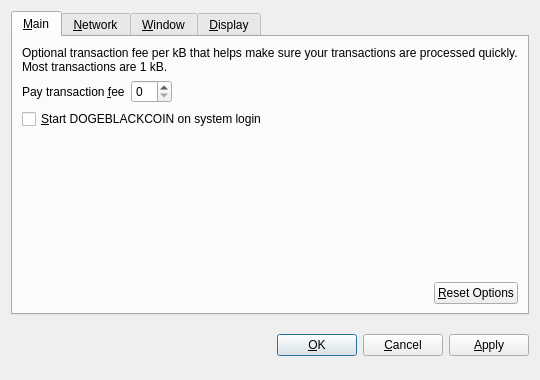
<?xml version="1.0" encoding="UTF-8"?>
<ui version="4.0">
 <class>OptionsDialog</class>
 <widget class="QDialog" name="OptionsDialog">
  <property name="geometry">
   <rect>
    <x>0</x>
    <y>0</y>
    <width>540</width>
    <height>380</height>
   </rect>
  </property>
  <property name="windowTitle">
   <string>Options</string>
  </property>
  <property name="modal">
   <bool>true</bool>
  </property>
  <layout class="QVBoxLayout" name="verticalLayout">
   <item>
    <widget class="QTabWidget" name="tabWidget">
     <property name="tabPosition">
      <enum>QTabWidget::North</enum>
     </property>
     <property name="currentIndex">
      <number>0</number>
     </property>
     <widget class="QWidget" name="tabMain">
      <attribute name="title">
       <string>&amp;Main</string>
      </attribute>
      <layout class="QVBoxLayout" name="verticalLayout_Main">
       <item>
        <widget class="QLabel" name="transactionFeeInfoLabel">
         <property name="text">
          <string>Optional transaction fee per kB that helps make sure your transactions are processed quickly. Most transactions are 1 kB.</string>
         </property>
         <property name="textFormat">
          <enum>Qt::PlainText</enum>
         </property>
         <property name="wordWrap">
          <bool>true</bool>
         </property>
        </widget>
       </item>
       <item>
        <layout class="QHBoxLayout" name="horizontalLayout_1_Main">
         <item>
          <widget class="QLabel" name="transactionFeeLabel">
           <property name="text">
            <string>Pay transaction &amp;fee</string>
           </property>
           <property name="textFormat">
            <enum>Qt::PlainText</enum>
           </property>
           <property name="buddy">
            <cstring>transactionFee</cstring>
           </property>
          </widget>
         </item>
         <item>
          <widget class="BitcoinAmountField" name="transactionFee"/>
         </item>
         <item>
          <spacer name="horizontalSpacer_1_Main">
           <property name="orientation">
            <enum>Qt::Horizontal</enum>
           </property>
           <property name="sizeHint" stdset="0">
            <size>
             <width>40</width>
             <height>20</height>
            </size>
           </property>
          </spacer>
         </item>
        </layout>
       </item>
       <item>
        <widget class="QCheckBox" name="bitcoinAtStartup">
         <property name="toolTip">
          <string>Automatically start DOGEBLACKCOIN after logging in to the system.</string>
         </property>
         <property name="text">
          <string>&amp;Start DOGEBLACKCOIN on system login</string>
         </property>
        </widget>
       </item>
       <item>
        <spacer name="verticalSpacer_Main">
         <property name="orientation">
          <enum>Qt::Vertical</enum>
         </property>
         <property name="sizeHint" stdset="0">
          <size>
           <width>20</width>
           <height>40</height>
          </size>
         </property>
        </spacer>
       </item>
       <item>
        <layout class="QHBoxLayout" name="horizontalLayout_2_Main">
         <item>
          <spacer name="horizontalSpacer_2_Main">
           <property name="orientation">
            <enum>Qt::Horizontal</enum>
           </property>
           <property name="sizeHint" stdset="0">
            <size>
             <width>40</width>
             <height>20</height>
            </size>
           </property>
          </spacer>
         </item>
         <item>
          <widget class="QPushButton" name="resetButton">
           <property name="toolTip">
            <string>Reset all client options to default.</string>
           </property>
           <property name="text">
            <string>&amp;Reset Options</string>
           </property>
           <property name="autoDefault">
            <bool>false</bool>
           </property>
          </widget>
         </item>
        </layout>
       </item>
      </layout>
     </widget>
     <widget class="QWidget" name="tabNetwork">
      <attribute name="title">
       <string>&amp;Network</string>
      </attribute>
      <layout class="QVBoxLayout" name="verticalLayout_Network">
       <item>
        <widget class="QCheckBox" name="mapPortUpnp">
         <property name="toolTip">
          <string>Automatically open the DOGEBLACKCOIN client port on the router. This only works when your router supports UPnP and it is enabled.</string>
         </property>
         <property name="text">
          <string>Map port using &amp;UPnP</string>
         </property>
        </widget>
       </item>
       <item>
        <widget class="QCheckBox" name="connectSocks">
         <property name="toolTip">
          <string>Connect to the DOGEBLACKCOIN network through a SOCKS proxy (e.g. when connecting through Tor).</string>
         </property>
         <property name="text">
          <string>&amp;Connect through SOCKS proxy:</string>
         </property>
        </widget>
       </item>
       <item>
        <layout class="QHBoxLayout" name="horizontalLayout_Network">
         <item>
          <widget class="QLabel" name="proxyIpLabel">
           <property name="text">
            <string>Proxy &amp;IP:</string>
           </property>
           <property name="textFormat">
            <enum>Qt::PlainText</enum>
           </property>
           <property name="buddy">
            <cstring>proxyIp</cstring>
           </property>
          </widget>
         </item>
         <item>
          <widget class="QValidatedLineEdit" name="proxyIp">
           <property name="maximumSize">
            <size>
             <width>140</width>
             <height>16777215</height>
            </size>
           </property>
           <property name="toolTip">
            <string>IP address of the proxy (e.g. 127.0.0.1)</string>
           </property>
          </widget>
         </item>
         <item>
          <widget class="QLabel" name="proxyPortLabel">
           <property name="text">
            <string>&amp;Port:</string>
           </property>
           <property name="textFormat">
            <enum>Qt::PlainText</enum>
           </property>
           <property name="buddy">
            <cstring>proxyPort</cstring>
           </property>
          </widget>
         </item>
         <item>
          <widget class="QLineEdit" name="proxyPort">
           <property name="maximumSize">
            <size>
             <width>55</width>
             <height>16777215</height>
            </size>
           </property>
           <property name="toolTip">
            <string>Port of the proxy (e.g. 9050)</string>
           </property>
          </widget>
         </item>
         <item>
          <widget class="QLabel" name="socksVersionLabel">
           <property name="text">
            <string>SOCKS &amp;Version:</string>
           </property>
           <property name="textFormat">
            <enum>Qt::PlainText</enum>
           </property>
           <property name="buddy">
            <cstring>socksVersion</cstring>
           </property>
          </widget>
         </item>
         <item>
          <widget class="QValueComboBox" name="socksVersion">
           <property name="toolTip">
            <string>SOCKS version of the proxy (e.g. 5)</string>
           </property>
          </widget>
         </item>
         <item>
          <spacer name="horizontalSpacer_Network">
           <property name="orientation">
            <enum>Qt::Horizontal</enum>
           </property>
           <property name="sizeHint" stdset="0">
            <size>
             <width>40</width>
             <height>20</height>
            </size>
           </property>
          </spacer>
         </item>
        </layout>
       </item>
       <item>
        <spacer name="verticalSpacer_Network">
         <property name="orientation">
          <enum>Qt::Vertical</enum>
         </property>
         <property name="sizeHint" stdset="0">
          <size>
           <width>20</width>
           <height>40</height>
          </size>
         </property>
        </spacer>
       </item>
      </layout>
     </widget>
     <widget class="QWidget" name="tabWindow">
      <attribute name="title">
       <string>&amp;Window</string>
      </attribute>
      <layout class="QVBoxLayout" name="verticalLayout_Window">
       <item>
        <widget class="QCheckBox" name="minimizeToTray">
         <property name="toolTip">
          <string>Show only a tray icon after minimizing the window.</string>
         </property>
         <property name="text">
          <string>&amp;Minimize to the tray instead of the taskbar</string>
         </property>
        </widget>
       </item>
       <item>
        <widget class="QCheckBox" name="minimizeOnClose">
         <property name="toolTip">
          <string>Minimize instead of exit the application when the window is closed. When this option is enabled, the application will be closed only after selecting Quit in the menu.</string>
         </property>
         <property name="text">
          <string>M&amp;inimize on close</string>
         </property>
        </widget>
       </item>
       <item>
        <spacer name="verticalSpacer_Window">
         <property name="orientation">
          <enum>Qt::Vertical</enum>
         </property>
         <property name="sizeHint" stdset="0">
          <size>
           <width>20</width>
           <height>40</height>
          </size>
         </property>
        </spacer>
       </item>
      </layout>
     </widget>
     <widget class="QWidget" name="tabDisplay">
      <attribute name="title">
       <string>&amp;Display</string>
      </attribute>
      <layout class="QVBoxLayout" name="verticalLayout_Display">
       <item>
        <layout class="QHBoxLayout" name="horizontalLayout_1_Display">
         <item>
          <widget class="QLabel" name="langLabel">
           <property name="text">
            <string>User Interface &amp;language:</string>
           </property>
           <property name="textFormat">
            <enum>Qt::PlainText</enum>
           </property>
           <property name="buddy">
            <cstring>lang</cstring>
           </property>
          </widget>
         </item>
         <item>
          <widget class="QValueComboBox" name="lang">
           <property name="toolTip">
            <string>The user interface language can be set here. This setting will take effect after restarting DOGEBLACKCOIN.</string>
           </property>
          </widget>
         </item>
        </layout>
       </item>
       <item>
        <layout class="QHBoxLayout" name="horizontalLayout_2_Display">
         <item>
          <widget class="QLabel" name="unitLabel">
           <property name="text">
            <string>&amp;Unit to show amounts in:</string>
           </property>
           <property name="textFormat">
            <enum>Qt::PlainText</enum>
           </property>
           <property name="buddy">
            <cstring>unit</cstring>
           </property>
          </widget>
         </item>
         <item>
          <widget class="QValueComboBox" name="unit">
           <property name="toolTip">
            <string>Choose the default subdivision unit to show in the interface and when sending coins.</string>
           </property>
          </widget>
         </item>
        </layout>
       </item>
       <item>
        <widget class="QCheckBox" name="displayAddresses">
         <property name="toolTip">
          <string>Whether to show DOGEBLACKCOIN addresses in the transaction list or not.</string>
         </property>
         <property name="text">
          <string>&amp;Display addresses in transaction list</string>
         </property>
        </widget>
       </item>
       <item>
        <spacer name="verticalSpacer_Display">
         <property name="orientation">
          <enum>Qt::Vertical</enum>
         </property>
         <property name="sizeHint" stdset="0">
          <size>
           <width>20</width>
           <height>40</height>
          </size>
         </property>
        </spacer>
       </item>
      </layout>
     </widget>
    </widget>
   </item>
   <item>
    <layout class="QHBoxLayout" name="horizontalLayout_Buttons">
     <item>
      <spacer name="horizontalSpacer_1">
       <property name="orientation">
        <enum>Qt::Horizontal</enum>
       </property>
       <property name="sizeHint" stdset="0">
        <size>
         <width>40</width>
         <height>48</height>
        </size>
       </property>
      </spacer>
     </item>
     <item>
      <widget class="QLabel" name="statusLabel">
       <property name="font">
        <font>
         <weight>75</weight>
         <bold>true</bold>
        </font>
       </property>
       <property name="text">
        <string/>
       </property>
       <property name="textFormat">
        <enum>Qt::PlainText</enum>
       </property>
       <property name="wordWrap">
        <bool>true</bool>
       </property>
      </widget>
     </item>
     <item>
      <spacer name="horizontalSpacer_2">
       <property name="orientation">
        <enum>Qt::Horizontal</enum>
       </property>
       <property name="sizeHint" stdset="0">
        <size>
         <width>40</width>
         <height>48</height>
        </size>
       </property>
      </spacer>
     </item>
     <item>
      <widget class="QPushButton" name="okButton">
       <property name="text">
        <string>&amp;OK</string>
       </property>
      </widget>
     </item>
     <item>
      <widget class="QPushButton" name="cancelButton">
       <property name="text">
        <string>&amp;Cancel</string>
       </property>
       <property name="autoDefault">
        <bool>false</bool>
       </property>
      </widget>
     </item>
     <item>
      <widget class="QPushButton" name="applyButton">
       <property name="text">
        <string>&amp;Apply</string>
       </property>
       <property name="autoDefault">
        <bool>false</bool>
       </property>
      </widget>
     </item>
    </layout>
   </item>
  </layout>
 </widget>
 <customwidgets>
  <customwidget>
   <class>BitcoinAmountField</class>
   <extends>QSpinBox</extends>
   <header>bitcoinamountfield.h</header>
  </customwidget>
  <customwidget>
   <class>QValueComboBox</class>
   <extends>QComboBox</extends>
   <header>qvaluecombobox.h</header>
  </customwidget>
  <customwidget>
   <class>QValidatedLineEdit</class>
   <extends>QLineEdit</extends>
   <header>qvalidatedlineedit.h</header>
  </customwidget>
 </customwidgets>
 <resources/>
 <connections/>
</ui>
